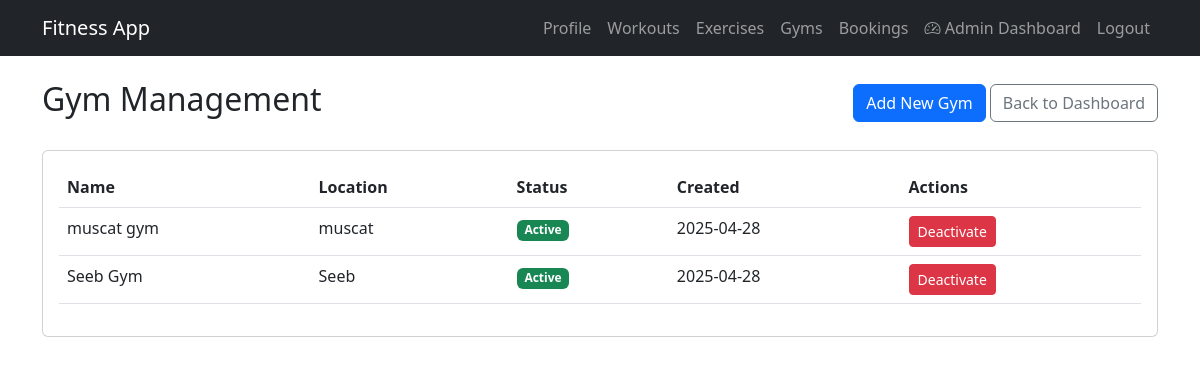
Page /admin/gyms (signed in) on the earlier database version.
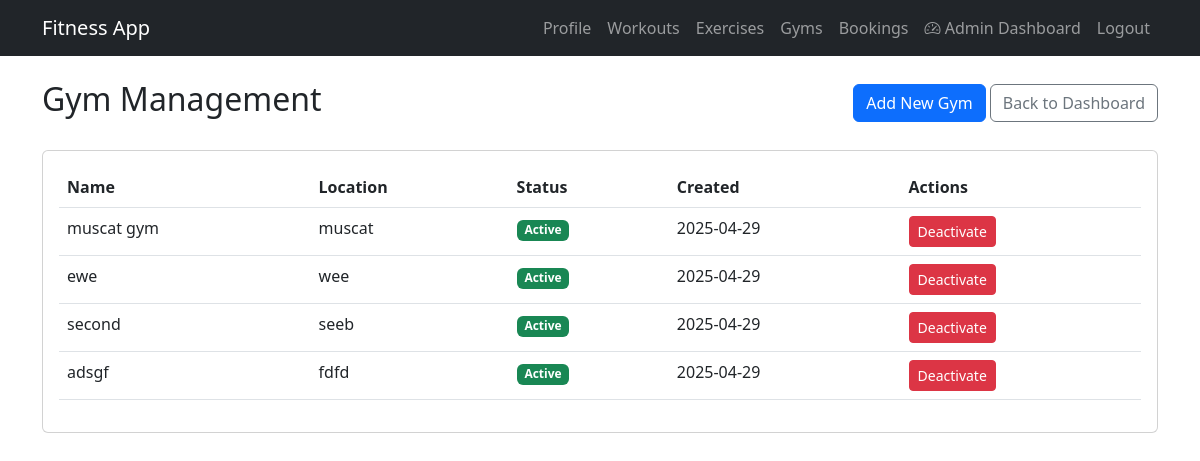
Same page on the later database version.
### app/models.py (models this page shows)
class Gym(db.Model):
    id = db.Column(db.Integer, primary_key=True)
    name = db.Column(db.String(150), nullable=False)
    location = db.Column(db.String(150))
    is_active = db.Column(db.Boolean, default=True)
    created_at = db.Column(db.DateTime, default=datetime.utcnow)
    updated_at = db.Column(db.DateTime, default=datetime.utcnow, onupdate=datetime.utcnow)

### app/admin/routes.py (the view)
    def decorated_function(*args, **kwargs):
        if not current_user.is_authenticated or not current_user.is_admin:
            flash('You do not have permission to access this page.', 'danger')
            return redirect(url_for('main.home'))
        return f(*args, **kwargs)

### app/admin/routes.py (called while the page is built)
def admin_required(f):
    def decorated_function(*args, **kwargs):
        if not current_user.is_authenticated or not current_user.is_admin:
            flash('You do not have permission to access this page.', 'danger')
            return redirect(url_for('main.home'))
        return f(*args, **kwargs)
    decorated_function.__name__ = f.__name__
    return decorated_function

@admin.route('/gyms')
@login_required
@admin_required
def gyms():
    gyms = Gym.query.all()
    return render_template('admin/gyms.html', gyms=gyms)

### app/models.py (called while the page is built)
@login_manager.user_loader
def load_user(user_id):
    return User.query.get(int(user_id))

### app/templates/admin/gyms.html
{% extends "base.html" %}
{% block content %}
<div class="container mt-4">
    <div class="d-flex justify-content-between align-items-center mb-4">
        <h2>Gym Management</h2>
        <div>
            <a href="{{ url_for('admin.new_gym') }}" class="btn btn-primary">
                Add New Gym
            </a>
            <a href="{{ url_for('admin.dashboard') }}" class="btn btn-outline-secondary">
                Back to Dashboard
            </a>
        </div>
    </div>
    <div class="card">
        <div class="card-body">
            <div class="table-responsive">
                <table class="table table-hover">
                    <thead>
                        <tr>
                            <th>Name</th>
                            <th>Location</th>
                            <th>Status</th>
                            <th>Created</th>
                            <th>Actions</th>
                        </tr>
                    </thead>
                    <tbody>
                        {% for gym in gyms %}
                            <tr>
                                <td>{{ gym.name }}</td>
                                <td>{{ gym.location }}</td>
                                <td>
                                    <span class="badge bg-{{ 'success' if gym.is_active else 'danger' }}">
                                        {{ 'Active' if gym.is_active else 'Inactive' }}
                                    </span>
                                </td>
                                <td>{{ gym.created_at.strftime('%Y-%m-%d') }}</td>
                                <td>
                                    <form action="{{ url_for('admin.toggle_gym', gym_id=gym.id) }}"
                                          method="POST"
                                          class="d-inline">
                                        <button type="submit"
                                                class="btn btn-sm btn-{{ 'danger' if gym.is_active else 'success' }}">
                                            {{ 'Deactivate' if gym.is_active else 'Activate' }}
                                        </button>
                                    </form>
                                </td>
                            </tr>
                        {% endfor %}
                    </tbody>
                </table>
            </div>
        </div>
    </div>
</div>
{% endblock %}

Differences in the rows shown:
removed Gym: name "Seeb Gym", location "Seeb", is_active "Active", created_at "2025-04-28", is_active "Deactivate"
changed Gym "muscat gym": created_at "2025-04-28" → "2025-04-29"
added Gym: name "ewe", location "wee", is_active "Active", created_at "2025-04-29", is_active "Deactivate"
added Gym: name "second", location "seeb", is_active "Active", created_at "2025-04-29", is_active "Deactivate"
added Gym: name "adsgf", location "fdfd", is_active "Active", created_at "2025-04-29", is_active "Deactivate"
